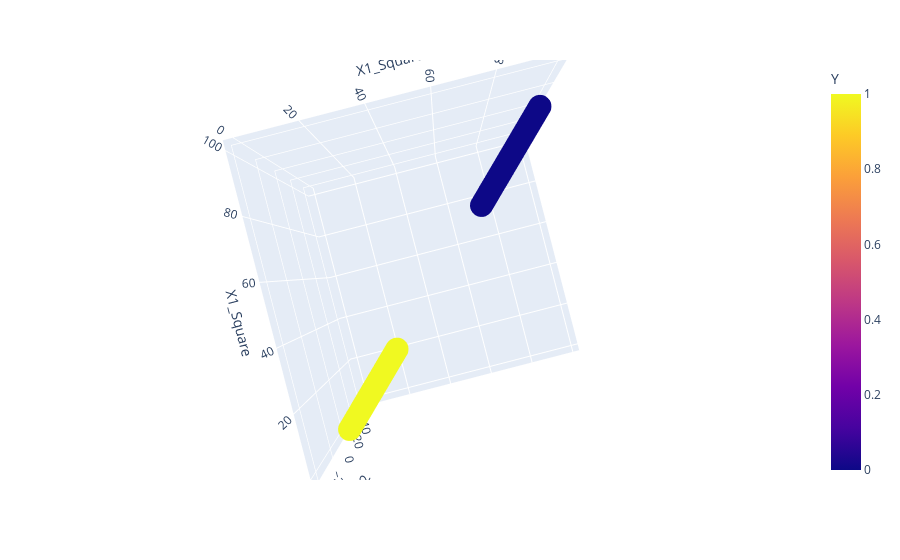

The cell this chart's notebook holds for it:
### Code cell
fig = px.scatter_3d(df, x='X1_Square', y='X1_Square', z='X1*X2',
              color='Y')
fig.show()

### Figure 1 — Plotly figure (JSON) as saved in the notebook; plotly's stock layout.template omitted (floating-point values rounded to 4 significant figures; data arrays with more than 128 entries replaced by an {"elided": "..."} marker saying what was removed)
{"data": [{"hovertemplate": "X1_Square=%{y}<br>X1*X2=%{z}<br>Y=%{marker.color}<extra></extra>", "legendgroup": "", "marker": {"color": {"elided": "400 int values"}, "coloraxis": "coloraxis", "symbol": "circle"}, "mode": "markers", "name": "", "scene": "scene", "showlegend": false, "type": "scatter3d", "x": {"elided": "400 float values"}, "y": {"elided": "400 float values"}, "z": {"elided": "400 float values"}}], "layout": {"autosize": true, "coloraxis": {"colorbar": {"title": {"text": "Y"}}, "colorscale": [[0, "#0d0887"], [0.1111, "#46039f"], [0.2222, "#7201a8"], [0.3333, "#9c179e"], [0.4444, "#bd3786"], [0.5556, "#d8576b"], [0.6667, "#ed7953"], [0.7778, "#fb9f3a"], [0.8889, "#fdca26"], [1, "#f0f921"]]}, "legend": {"tracegroupgap": 0}, "margin": {"t": 60}, "scene": {"aspectmode": "auto", "aspectratio": {"x": 1.049, "y": 1.049, "z": 0.9086}, "camera": {"center": {"x": 0, "y": 0, "z": 0}, "eye": {"x": 1.142e-16, "y": 2.955e-17, "z": -1.926}, "projection": {"type": "perspective"}, "up": {"x": 0, "y": 0, "z": 1}}, "domain": {"x": [0, 1], "y": [0, 1]}, "xaxis": {"title": {"text": "X1_Square"}, "type": "linear"}, "yaxis": {"title": {"text": "X1_Square"}, "type": "linear"}, "zaxis": {"title": {"text": "X1*X2"}, "type": "linear"}}}}
